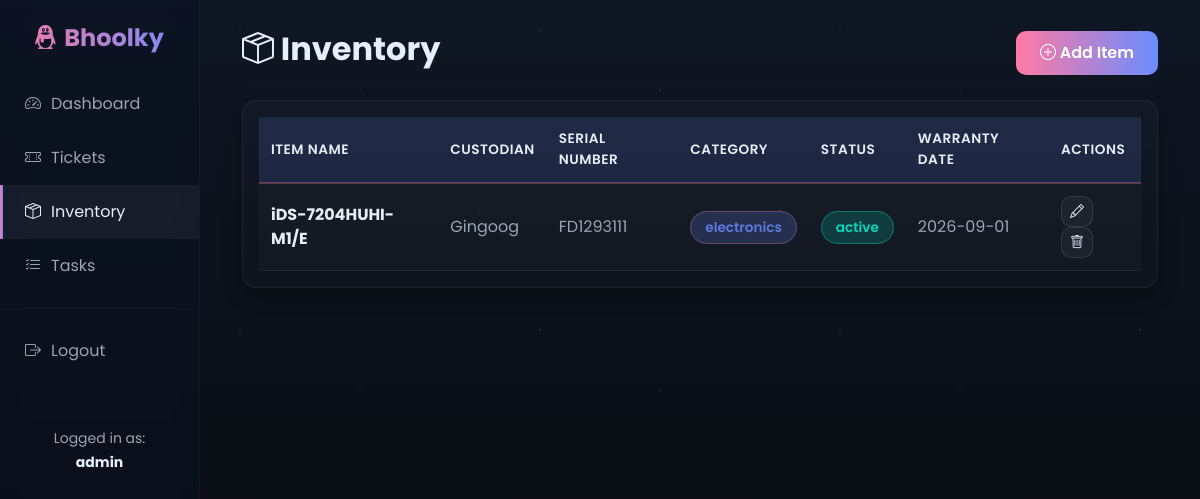
Before: /inventory (signed in) with the older database file.
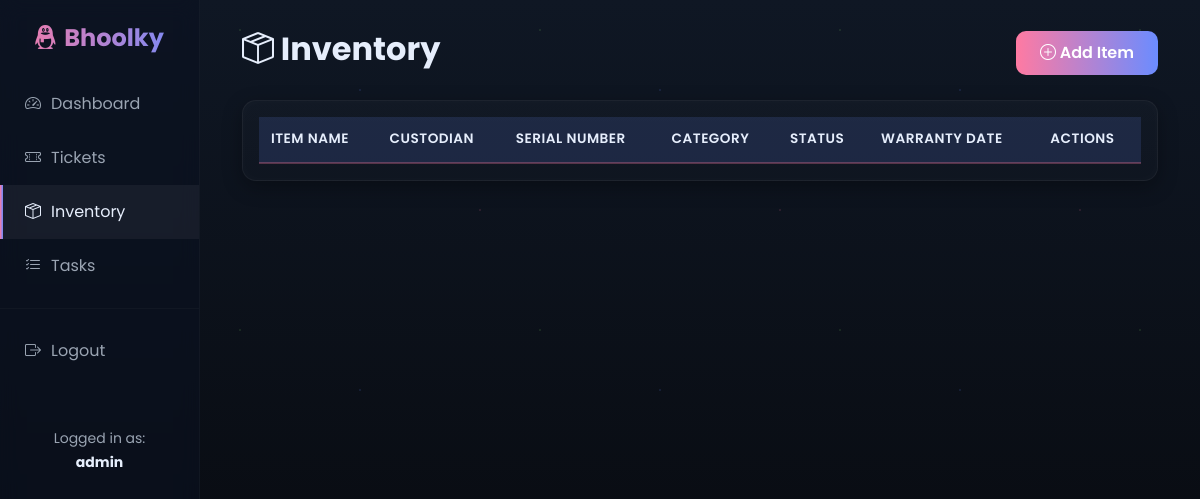
After: the same page with the newer database file.
### tables this page shows
CREATE TABLE inventory
                 (id INTEGER PRIMARY KEY AUTOINCREMENT,
                  item_name TEXT NOT NULL,
                  description TEXT,
                  custodian TEXT,
                  serial_number TEXT,
                  date_of_purchase DATE,
                  warranty_date DATE,
                  status TEXT DEFAULT 'active',
                  category TEXT,
                  created_at TIMESTAMP DEFAULT CURRENT_TIMESTAMP,
                  updated_at TIMESTAMP DEFAULT CURRENT_TIMESTAMP);

### app.py (the view)
@app.route('/inventory')
@login_required
def inventory():
    conn = sqlite3.connect('business_system.db')
    c = conn.cursor()
    c.execute("SELECT * FROM inventory ORDER BY created_at DESC")
    items = c.fetchall()
    conn.close()
    return render_template('inventory.html', items=items)

### app.py (called while the page is built)
def login_required(f):
    @wraps(f)
    def decorated_function(*args, **kwargs):
        if 'user_id' not in session:
            flash('Please log in to access this page.', 'warning')
            return redirect(url_for('login'))
        return f(*args, **kwargs)
    return decorated_function

### templates/inventory.html (shortened to what this page needs)
{% extends "base.html" %}
{% block content %}
<div class="container-fluid">
    <div class="d-flex justify-content-between align-items-center mb-4">
        <h2 style="color: var(--text); font-weight: 700;"><i class="bi bi-box-seam"></i> Inventory</h2>
        <a href="{{ url_for('add_inventory') }}" class="btn btn-primary btn-custom">
            <i class="bi bi-plus-circle"></i> Add Item
        </a>
    </div>
    <div class="card">
        <div class="card-body">
            <table>
                <thead>
                    <tr>
                        <th>Item Name</th>
                        <th>Custodian</th>
                        <th>Serial Number</th>
                        <th>Category</th>
                        <th>Status</th>
                        <th>Warranty Date</th>
                        <th>Actions</th>
                    </tr>
                </thead>
                <tbody>
                    {% for item in items %}
                    <tr>
                        <td><strong style="color: var(--text);">{{ item[1] }}</strong></td>
                        <td>{{ item[3] }}</td>
                        <td>{{ item[4] }}</td>
                        <td>
                            <span class="status-badge" style="background: rgba(107,140,255,0.2); color: rgba(107,140,255,0.8);">{{ item[8] }}</span>
                        </td>
                        <td>
                            <span class="status-badge
                                {% if item[7] == 'active' %}success
                                {% elif item[7] == 'damage' %}
                                {% elif item[7] == 'maintenance' %}warning
                                {% endif %}">
                                {{ item[7] }}
                            </span>
                        </td>
                        <td>{{ item[6] }}</td>
                        <td>
                            <a href="{{ url_for('edit_inventory', id=item[0]) }}" class="btn btn-sm btn-secondary">
                                <i class="bi bi-pencil"></i>
                            </a>
                            <a href="{{ url_for('delete_inventory', id=item[0]) }}"
                               class="btn btn-sm btn-secondary"
                               onclick="return confirm('Are you sure?')">
                                <i class="bi bi-trash"></i>
                            </a>
                        </td>
                    </tr>
                    {% endfor %}
                </tbody>
            </table>
        </div>
    </div>
</div>
{% endblock %}

### templates/base.html (shortened to what this page needs)
<!DOCTYPE html>
<html lang="en">
<head>
    <link href="https://cdn.jsdelivr.net/npm/bootstrap@5.3.0/dist/css/bootstrap.min.css" rel="stylesheet">
    <link rel="stylesheet" href="https://cdn.jsdelivr.net/npm/bootstrap-icons@1.11.0/font/bootstrap-icons.css">
</head>
<body>
    {% if session.user_id %}
    <div class="container-fluid">
        <div class="row">
            <div class="col-md-2 sidebar p-0">
                <div class="text-center py-4">
                    <h4 style="margin: 0;"><i class="bi bi-tencent-qq"></i> Bhoolky</h4>
                </div>
                <nav>
                    <a href="{{ url_for('dashboard') }}" class="{% if request.endpoint == 'dashboard' %}active{% endif %}">
                        <i class="bi bi-speedometer2"></i> <span>Dashboard</span>
                    </a>
                    <a href="{{ url_for('tickets') }}" class="{% if 'ticket' in request.endpoint %}active{% endif %}">
                        <i class="bi bi-ticket-perforated"></i> <span>Tickets</span>
                    </a>
                    <a href="{{ url_for('inventory') }}" class="{% if 'inventory' in request.endpoint %}active{% endif %}">
                        <i class="bi bi-box-seam"></i> <span>Inventory</span>
                    </a>
                    <a href="{{ url_for('tasks') }}" class="{% if 'task' in request.endpoint %}active{% endif %}">
                        <i class="bi bi-list-check"></i> <span>Tasks</span>
                    </a>
                    <hr style="border-color: rgba(255,255,255,0.1); margin: 15px 0;">
                    <a href="{{ url_for('logout') }}">
                        <i class="bi bi-box-arrow-right"></i> <span>Logout</span>
                    </a>
                </nav>
                <div class="text-center mt-5">
                    <small style="color: var(--muted);">Logged in as:<br><strong style="color: var(--text);">{{ session.username }}</strong></small>
                </div>
            </div>
            <div class="col-md-10 main-content">
                {% block content %}{% endblock %}
            </div>
        </div>
    </div>
    {% endif %}
</body>
</html>

### templates/base.html (style rules this page uses)
:root { --bg: #0f1724; --surface: #0b1220; --card: #0f1728; --muted: #9aa4b2; --accent-1: #ff7aa2; --accent-2: #6b8cff; --glass: rgba(255,255,255,0.04); --text: #e6eefc; }
* { box-sizing: border-box; }
html { scroll-behavior: smooth; }
body { font-family: 'Poppins', system-ui, -apple-system, 'Segoe UI', Roboto, Arial, sans-serif; margin: 0; background: linear-gradient(180deg, var(--bg) 0%, #06070a 100%); color: var(--text); -webkit-font-smoothing: antialiased; position: relative; overflow-x: hidden; min-height: 100vh; }
body::before { content: ''; position: fixed; top: 0; left: 0; width: 100%; height: 100%; background-image: radial-gradient(circle at 20% 30%, rgba(107, 140, 255, 0.6) 1px, transparent 1px), radial-gradient(circle at 60% 70%, rgba(255, 122, 162, 0.6) 1px, transparent 1px), radial-gradient(circle at 50% 50%, rgba(0, 255, 220, 0.4) 0.5px, transparent 0.5px), radial-gradient(circle at 80% 10%, rgba(160, 255, 120, 0.5) 1px, transparent 1px); background-size: 300px 300px; background-repeat: repeat; background-position: 0 0; animation: particles-move 30s ease-in-out infinite; animation-play-state: paused; pointer-events: none; z-index: 1; opacity: 0.2; }
.container-fluid { position: relative; z-index: 20; }
.sidebar { min-height: 100vh; background: rgba(11,18,32,0.6); padding: 20px 0; border-right: 1px solid rgba(255,255,255,0.03); backdrop-filter: blur(10px); }
.sidebar .text-center h4 { background: linear-gradient(90deg, var(--accent-1), var(--accent-2)); -webkit-background-clip: text; -webkit-text-fill-color: transparent; background-clip: text; font-weight: 700; transition: all 0.3s ease; }
.sidebar a { color: var(--muted); text-decoration: none; padding: 15px 25px; display: flex; align-items: center; gap: 10px; transition: all 0.3s cubic-bezier(0.2, 0.9, 0.2, 1); position: relative; }
.sidebar a::before { content: ''; position: absolute; left: 0; top: 0; height: 100%; width: 3px; background: linear-gradient(90deg, var(--accent-1), var(--accent-2)); transform: scaleY(0); transition: transform 0.3s cubic-bezier(0.2, 0.9, 0.2, 1); }
.sidebar a:hover, .sidebar a.active { color: var(--text); background: rgba(255,255,255,0.05); }
.sidebar a:hover::before, .sidebar a.active::before { transform: scaleY(1); }
.main-content { padding: 30px; position: relative; z-index: 20; }
.card { background: linear-gradient(180deg, rgba(255,255,255,0.02), rgba(255,255,255,0.01)); border: 1px solid rgba(255,255,255,0.05); border-radius: 14px; box-shadow: 0 6px 20px rgba(0,0,0,0.3), inset 0 0 14px rgba(255,255,255,0.02); margin-bottom: 20px; transition: all 0.3s cubic-bezier(0.2, 0.9, 0.2, 1); overflow: hidden; }
.card-body { color: var(--muted); }
.btn-custom, .btn-primary { border-radius: 10px; padding: 10px 24px; background: linear-gradient(90deg, var(--accent-1), var(--accent-2)); border: none; color: white; font-weight: 600; transition: all 0.3s cubic-bezier(0.2, 0.9, 0.2, 1); }
table { width: 100%; border-collapse: collapse; color: var(--muted); }
table thead { background: rgba(107,140,255,0.15); }
table thead th { color: var(--text); font-weight: 600; border-bottom: 2px solid rgba(255,122,162,0.3); text-transform: uppercase; font-size: 0.85rem; letter-spacing: 0.5px; padding: 12px; text-align: left; }
.card { animation: fadeInUp 0.6s ease-out; }

Changed rows visible on the page:
removed inventory: item_name "iDS-7204HUHI-M1/E", custodian "Gingoog", serial_number "FD1293111", category "electronics", status "active", warranty_date "2026-09-01"
